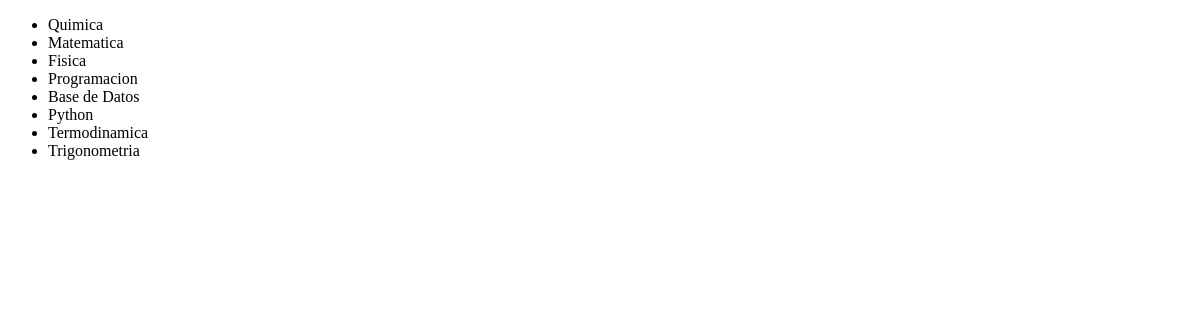
/App-entrega/lista-catedra/, run on an earlier commit of the app's database.
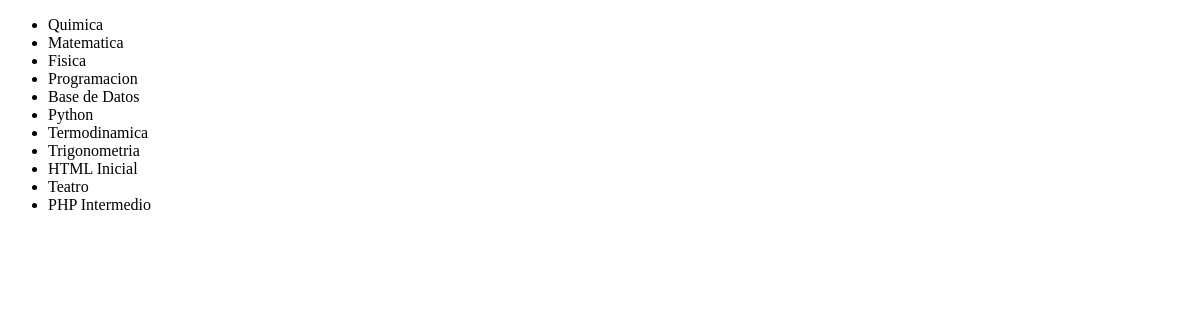
And on a later commit of the database.
### Appentrega/models.py (models this page shows, shortened)
class Catedra(models.Model):
    nombre=models.CharField(max_length=30)
    camada=models.IntegerField()

### Appentrega/views.py (the view)
# urls.py: path('lista-catedra/', lista_catedra),
def lista_catedra(req):
    lista = Catedra.objects.all()
    return render(req, "lista_catedra.html", {"lista_catedra": lista})

### Appentrega/templates/lista_catedra.html (shortened to what this page needs)
<!DOCTYPE html>
<html lang="en">
<head>
</head>
<body>
    <ul>
        {% for catedra in lista_catedra  %}
        <li>{{catedra.nombre}}</li>
        {% endfor %}
    </ul>
</body>
</html>

What changed in the data, as far as the page shows it:
added Catedra: nombre "HTML Inicial"
added Catedra: nombre "Teatro"
added Catedra: nombre "PHP Intermedio"
